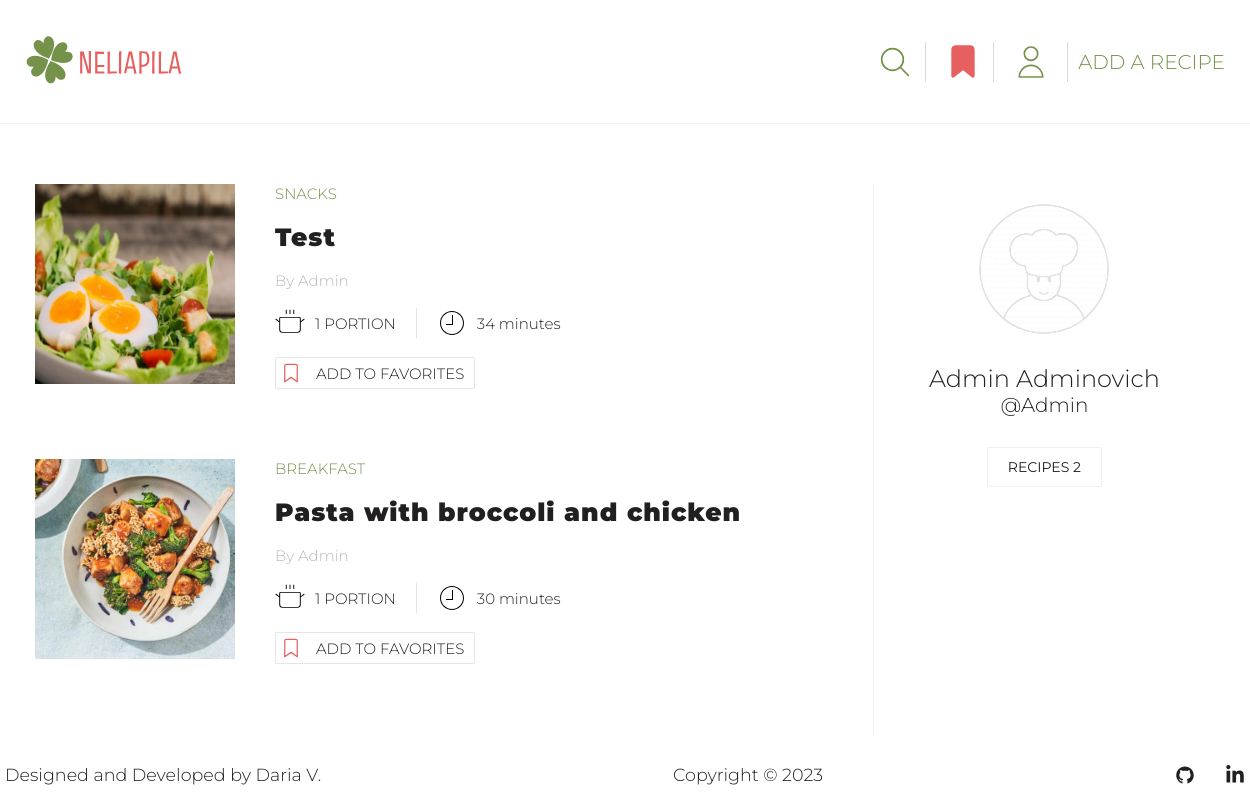
The page /profile/1 on the database as committed earlier.
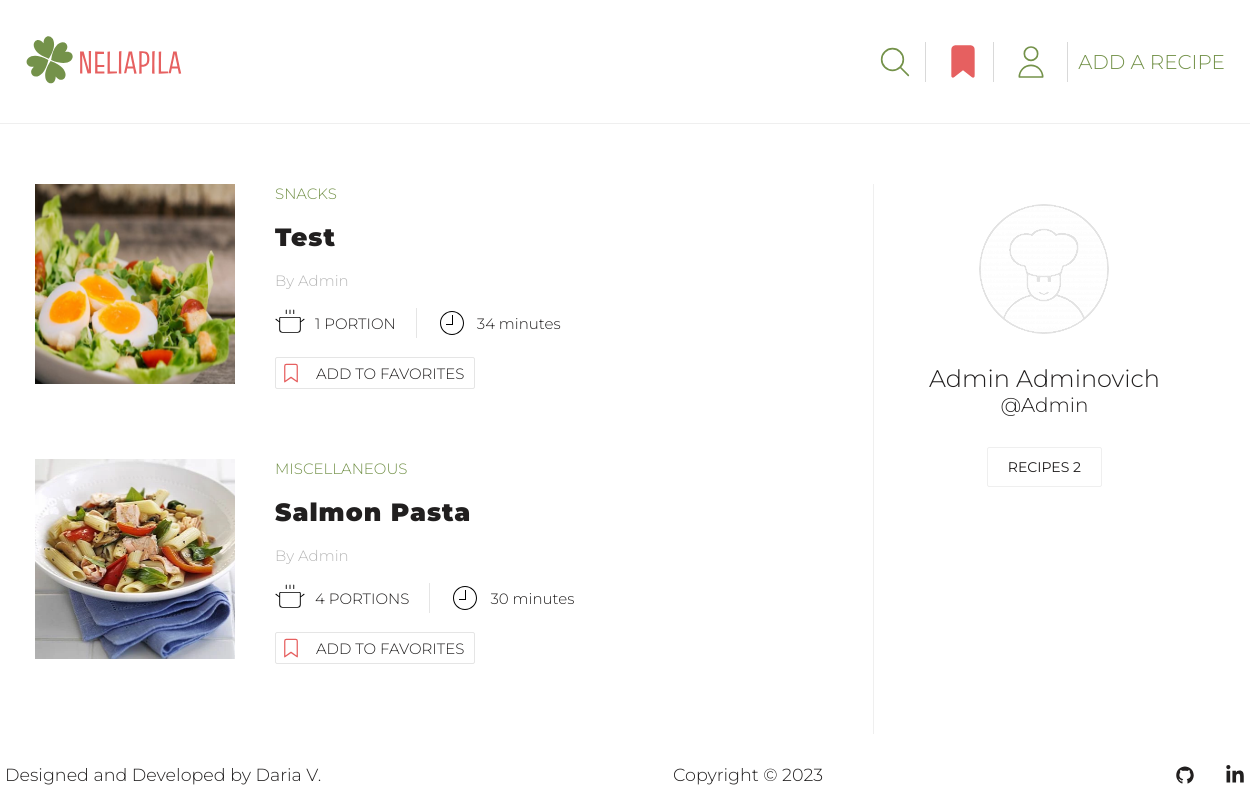
The same page on the database as committed later.
### recipes/models.py (models this page shows, shortened)
class Recipe(models.Model):
    CATEGORY_CHOICES = [
        ('Breakfast', 'Breakfast'),
        ('Lunch', 'Lunch'),
        ('Dinner', 'Dinner'),
        ('Snacks', 'Snacks'),
        ('Desserts', 'Desserts'),
        ('Drinks', 'Drinks'),
        ('Miscellaneous', 'Other')
    ]
    STATUS_CHOICES = [
        (True, 'Approved'),
        (False, 'On moderation'),
    ]
    author = models.ForeignKey(User, on_delete=models.CASCADE, null=True, blank=True)
    title = models.CharField(max_length=50)
    portions = models.PositiveIntegerField(default=1, blank=True, null=True)
    cooking_hours = models.PositiveIntegerField(default=0)
    cooking_minutes = models.PositiveIntegerField(default=0)
    image = models.ImageField(upload_to=recipe_image_path)
    category = models.CharField(max_length=20, choices=CATEGORY_CHOICES)
    ingredients = models.TextField()
    steps = models.TextField()
    is_approved = models.BooleanField(default=False, choices=STATUS_CHOICES)
    date_created = models.DateTimeField(auto_now_add=True)

### user/views.py (the view)
# urls.py: path('profile/<pk>', views.author_profile, name='profile'),
def author_profile(request, pk):
    profile = Profile.objects.get(user=pk)
    if request.user == profile.user:
        recipes = Recipe.objects.filter(author=pk).all().order_by('-date_created')
    else:
        recipes = Recipe.objects.filter(author=pk, is_approved=True).all().order_by('-date_created')
    recipes_count = recipes.count()
    try:
        favorite_recipes = [favorite.favorite_recipe for favorite in request.user.profile.favorite_set.all()]
    except AttributeError:
        favorite_recipes = ''
    pending_recipes_count = Recipe.objects.filter(author=pk, is_approved=False).count()
    context = {'profile': profile, 'recipes': recipes, 'recipes_count': recipes_count,
               'pending_recipes_count': pending_recipes_count, 'favorites': favorite_recipes}
    return render(request, 'user/profile.html', context)

### templates/user/profile.html (shortened to what the changed rows need)
{% extends 'base/base.html' %}
{% load static %}
{% block css %}
<link rel="stylesheet" href="{% static 'user/css/profile.css' %}">
{% endblock %}
{% block content %}
<section class="user-profile-page">
    <div class="profile container">
        <div class="profile-parts">
            {% if not recipes %}
            <div class="no-recipes">
                <img src="{% static 'user/images/recipe-default.svg' %}" alt="Recipe">
                <p>There is nothing here yet, but soon there will be recipes added by
                    <span>{{ profile.username }}</span></p>
            </div>
            {% else %}
            <div class="profile-recipes">
                <div class="all-recipes">
                    {% for recipe in recipes %}
                    <div class="one-recipe">
                        <div class="recipe-image">
                            <a href="{% url 'specific-recipe' recipe.id %}"><img src="{{ recipe.image.url }}" alt="Recipe Image"></a>
                        </div>
                        <div class="recipe-info">
                            <p class="recipe-category">{{ recipe.category }}</p>
                            <a href="{% url 'specific-recipe' recipe.id %}" class="recipe-title">{{ recipe.title }}</a>
                            <a href="{% url 'profile' profile.user_id %}" class="recipe-author">
                                By {{ recipe.author }}</a>
                            <div class="recipe-details">
                                <div class="portions-details">
                                    <img src="{% static 'user/images/pot-svg.svg' %}" alt="Pot">
                                    <span>{{ recipe.portions }} portion{{ recipe.portions | pluralize:'s' }}</span>
                                </div>
                                <div class="cooking-time-details">
                                    <img src="{% static 'user/images/clock-svg.svg' %}" alt="Clock">
                                    {% if recipe.cooking_hours != 0 and recipe.cooking_minutes != 0 %}
                                    <span>{{ recipe.cooking_hours }} hour{{ recipe.cooking_hours | pluralize:'s' }}
                                {{ recipe.cooking_minutes }} minute{{ recipe.cooking_minutes | pluralize:'s' }}</span>
                                    {% elif recipe.cooking_hours != 0 and recipe.cooking_minutes == 0 %}
                                    <span>{{ recipe.cooking_hours }} hour{{ recipe.cooking_hours | pluralize:'s' }}</span>
                                    {% elif recipe.cooking_hours == 0 and recipe.cooking_minutes != 0 %}
                                    <span>{{ recipe.cooking_minutes }} minute{{ recipe.cooking_minutes | pluralize:'s' }}
                                </span>
                                    {% endif %}
                                </div>
                            </div>
                            {% if recipe.is_approved %}
                            <div class="add-to-favourites">
                                <div class="button-favorites">
                                    {% if recipe in favorites %}
                                    <a class="button-favorites-link" href="{% url 'delete-from-favorites' recipe.id %}">
                                        <img src="{% static 'user/images/filled-bookmark-svg.svg' %}" alt="Bookmark">
                                        Added to favorites
                                    </a>
                                    {% else %}
                                    <a class="button-favorites-link" href="{% url 'add-to-favorites' recipe.id %}">
                                        <img src="{% static 'user/images/bookmark-svg.svg' %}" alt="Bookmark">
                                        Add to favorites
                                    </a>
                                    {% endif %}
                                </div>
                            </div>
                            {% endif %}
                        </div>
                    </div>
                    {% endfor %}
                </div>
            </div>
            {% endif %}
        </div>
    </div>
</section>
{% endblock %}

Rows that differ between the two databases and show on the page:
changed Recipe: image: a different picture; category "BREAKFAST" → "MISCELLANEOUS"; title "Pasta with broccoli and chicken" → "Salmon Pasta"; portions "1" → "4"; portions|pluralize (not shown) → "S"
